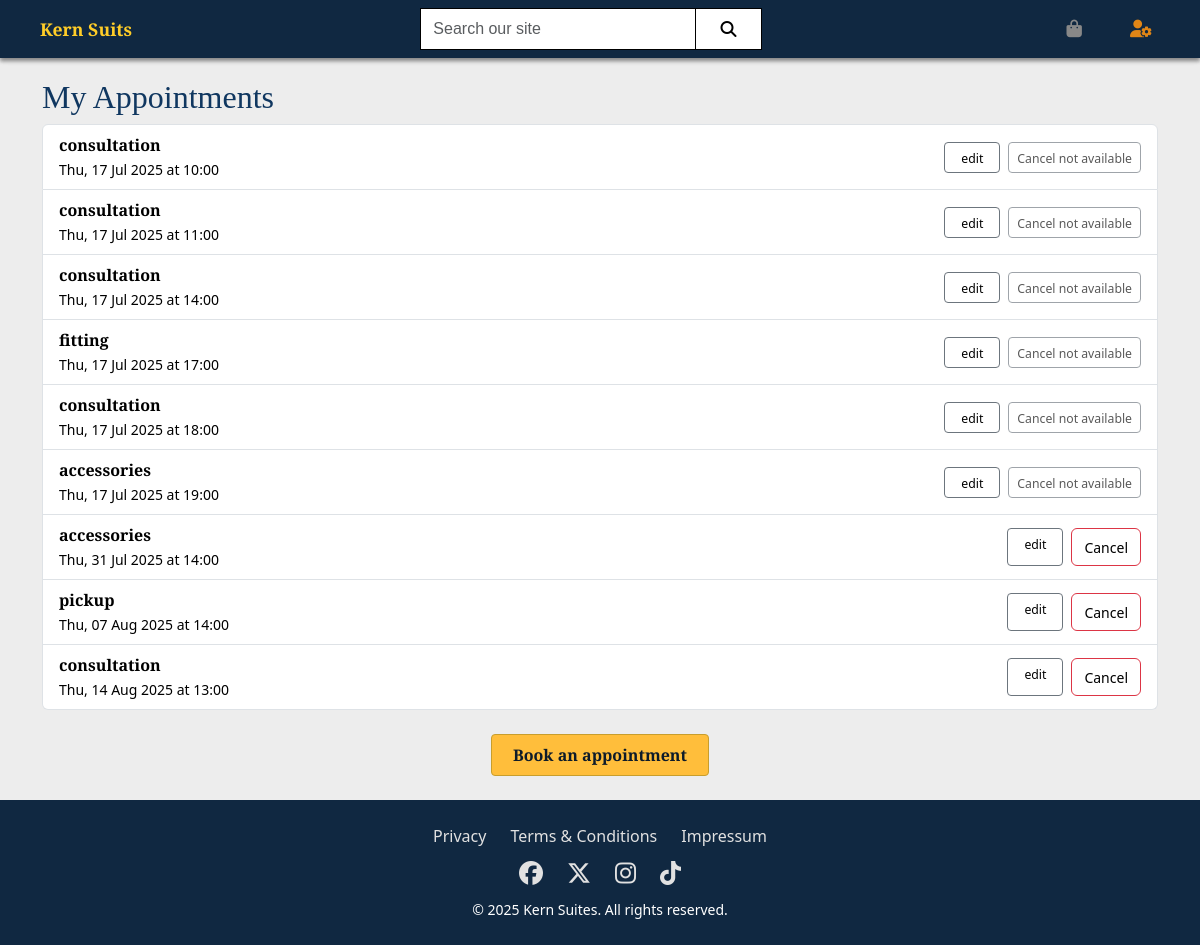
The app's page /user/manage_appointments (signed in) with its own data.
### appointments/models.py (models this page shows, shortened)
class Appointment(models.Model):
    APPOINTMENT_TYPES = [
        ("consultation", "Consultation"),
        ("fitting", "Fitting"),
        ("accessories", "Accessories advice"),
        ("pickup", "Pickup and check"),
    ]
    user = models.ForeignKey(User, on_delete=models.CASCADE)
    start_datetime = models.DateTimeField()
    end_datetime = models.DateTimeField(blank=True, null=True)
    appointment_type = models.CharField(
        max_length=20,
        choices=APPOINTMENT_TYPES,
        default="consultation"
    )
    comment = models.TextField(blank=True, null=True)

### user/views.py (the view)
# urls.py: path('manage_appointments', views.manage_appointments, name="manage_appointments"),
@login_required
def manage_appointments(request):
    user_appointments = Appointment.objects.filter(user=request.user).order_by("start_datetime")
    today = date.today()
    cancel_threshold = today + timedelta(days=7)
    context = {
        "user_appointments": user_appointments,
        "today": today,
        "cancel_threshold": cancel_threshold,
    }
    return render(request, "user/manage_appointments.html", context)

### bag/contexts.py (called while the page is built, shortened)
def bag_contents(request):
    bag = request.session.get("bag", {})
    bag_items = []
    total = 0
    variant_count = 0
    delivery_cost = 0
    context = {
        "bag_items": bag_items,
        "grand_total": total,
        "variant_count": variant_count,
        "delivery_cost": delivery_cost,
    }
    return context

### user/templates/user/manage_appointments.html (shortened to what this page needs)
{% extends "user/base.html" %}
{% load static %}
{% block extra_css %}
<link rel="stylesheet" href="{% static 'user/css/manage_appointments.css' %}">
{% endblock %}
{% block content %}
<main>
    <div class="container">
        <h2>My Appointments</h2>
        {% if user_appointments %}
        <ul class="list-group mb-4">
            {% for appt in user_appointments %}
            <li class="list-group-item d-flex justify-content-between align-items-center">
                <div>
                    <strong style="font-family: 'Cinzel', serif;">{{ appt.appointment_type }}</strong><br>
                    <small>{{ appt.start_datetime|date:"D, d M Y" }} at {{ appt.start_datetime|time:"H:i" }}</small>
                </div>
                <div class="d-flex gap-2">
                    <a href="{% url 'edit_appointment' appt.id %}" class="btn btn-sm btn-outline-secondary ps-3 pe-3">
                        <small>edit</small>
                    </a>
                    {% if appt.start_datetime.date >= cancel_threshold %}
                    <a href="#" class="btn  btn-outline-danger">
                        <small>Cancel</small>
                    </a>
                    {% else %}
                    <button class="btn btn-sm btn-outline-secondary" disabled>
                        <small>Cancel not available</small>
                    </button>
                    {% endif %}
                </div>
            </li>
            {% endfor %}
        </ul>
        {% else %}
        <p>You have no appointments yet.</p>
        {% endif %}
        <div class="d-flex justify-content-center mb-4">
            <a href="{% url 'appointments' %}" class="btn btn-light">
                Book an appointment
            </a>
        </div>
    </div>
</main>
{% endblock %}

### user/static/user/css/base.css (style rules this page uses)
[data-theme] body { background-color: var(--bgDefault2); }

### user/static/user/css/manage_appointments.css (style rules this page uses)
[data-theme] main { min-height: 75vh; width: 100%; padding-top: 20px; }
.list-group-item a.btn { text-decoration: none; }
@media (min-width:768px) { [data-theme] main { min-width: 700px; } }
@media (min-width:992px) { [data-theme] main { min-width: 900px; } }

### static/css/themes.css (style rules this page uses)
:root { --text1: #000000; --text2: #0d1b2a; --text3: #102841; --text-admin: #e18616; --title1: #0a2540; --title2: #103760; --link: #1573d7; --link-hover: #298bf3; --bgDefault: #ffffff; --bgDefault2: #ededed; --bgcontrast: #102841; --act1-bg: #ffbe3b; --act1-text: #0d1b2a; --act1-border: #c89e2d; --act1-bg-hover: #0d1b2a; --act1-text-hover: #f3c83c; --act2-bg: #0d1b2a; --act2-text: #ffcd28; --act2-bg-hover: #d4af37; --act2-text-hover: #0d1b2a; --color1: #102841; --color3: #d4af37; --color4: #c89e2d; --color5: #f2f2f2; --nav-bg: #102841; --nav-title: #ffffff; --nav-link: #ffcd28; --nav-link-hover: #ffffff; --nav-icon: rgb(136, 136, 136); }
* { color: var(--text1); }
a { color: var(--link); text-decoration: none; font-weight: 500; }
.btn-light { display: inline-block; padding: 0.5rem 1.3rem; background: var(--act1-bg); color: var(--act1-text); text-decoration: none; border-radius: 4px; border: 1px solid var(--act1-border); font-weight: bold; transition: background-color 0.3s ease; font-family: "Cinzel", serif; }

### static/css/layout.css (style rules this page uses)
:root { --nav-height: 58px; --padding-horizontal: 15px; }
* { margin: 0; padding: 0; }
h1, h2, h3, h4, h5, h6 { color: var(--title2); font-family: 'Cinzel', serif; }
main, [data-theme] .main { margin-top: var(--nav-height); align-self: flex-start; }

### records on screen
Appointment: appointment_type "consultation", start_datetime "Thu, 17 Jul 2025", start_datetime "10:00", shows "Cancel not available"
Appointment: appointment_type "consultation", start_datetime "Thu, 17 Jul 2025", start_datetime "11:00", shows "Cancel not available"
Appointment: appointment_type "consultation", start_datetime "Thu, 17 Jul 2025", start_datetime "14:00", shows "Cancel not available"
Appointment: appointment_type "fitting", start_datetime "Thu, 17 Jul 2025", start_datetime "17:00", shows "Cancel not available"
Appointment: appointment_type "consultation", start_datetime "Thu, 17 Jul 2025", start_datetime "18:00", shows "Cancel not available"
Appointment: appointment_type "accessories", start_datetime "Thu, 17 Jul 2025", start_datetime "19:00", shows "Cancel not available"
Appointment: appointment_type "accessories", start_datetime "Thu, 31 Jul 2025", start_datetime "14:00", shows "Cancel"
Appointment: appointment_type "pickup", start_datetime "Thu, 07 Aug 2025", start_datetime "14:00", shows "Cancel"
Appointment: appointment_type "consultation", start_datetime "Thu, 14 Aug 2025", start_datetime "13:00", shows "Cancel"
